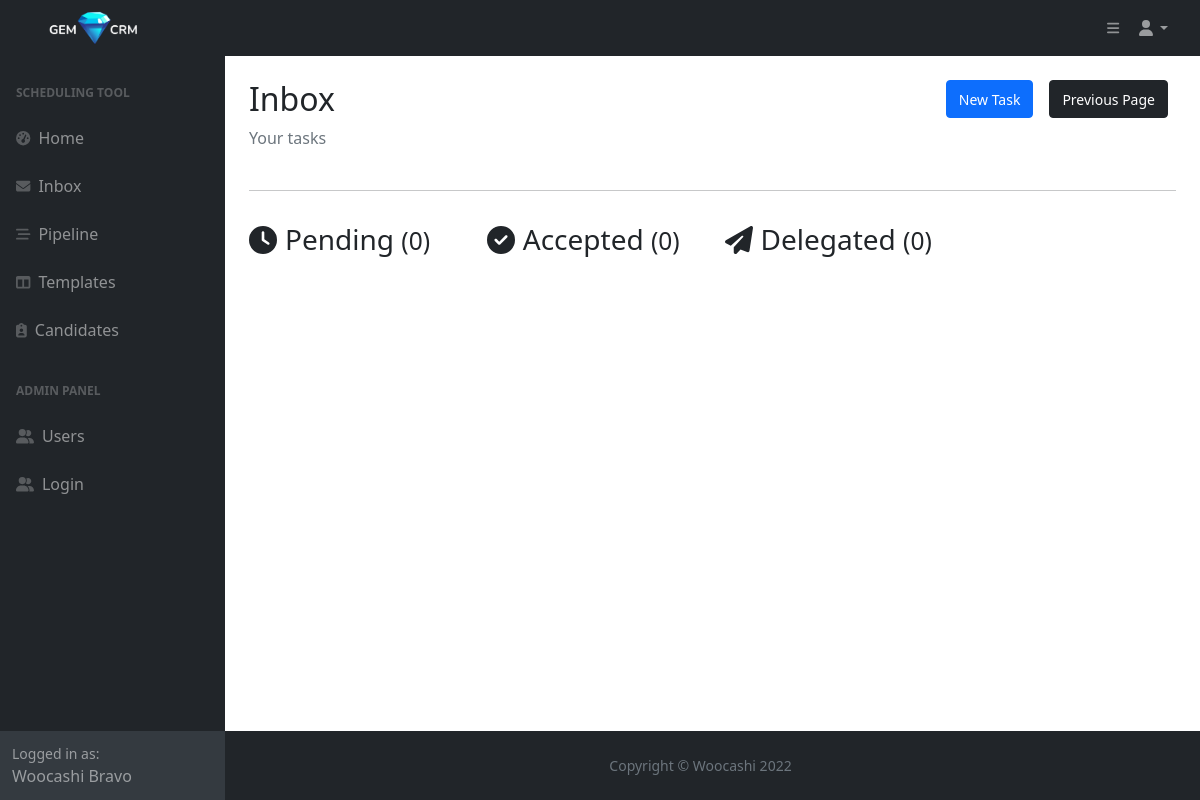
The page /inbox (signed in) on the database as committed earlier.
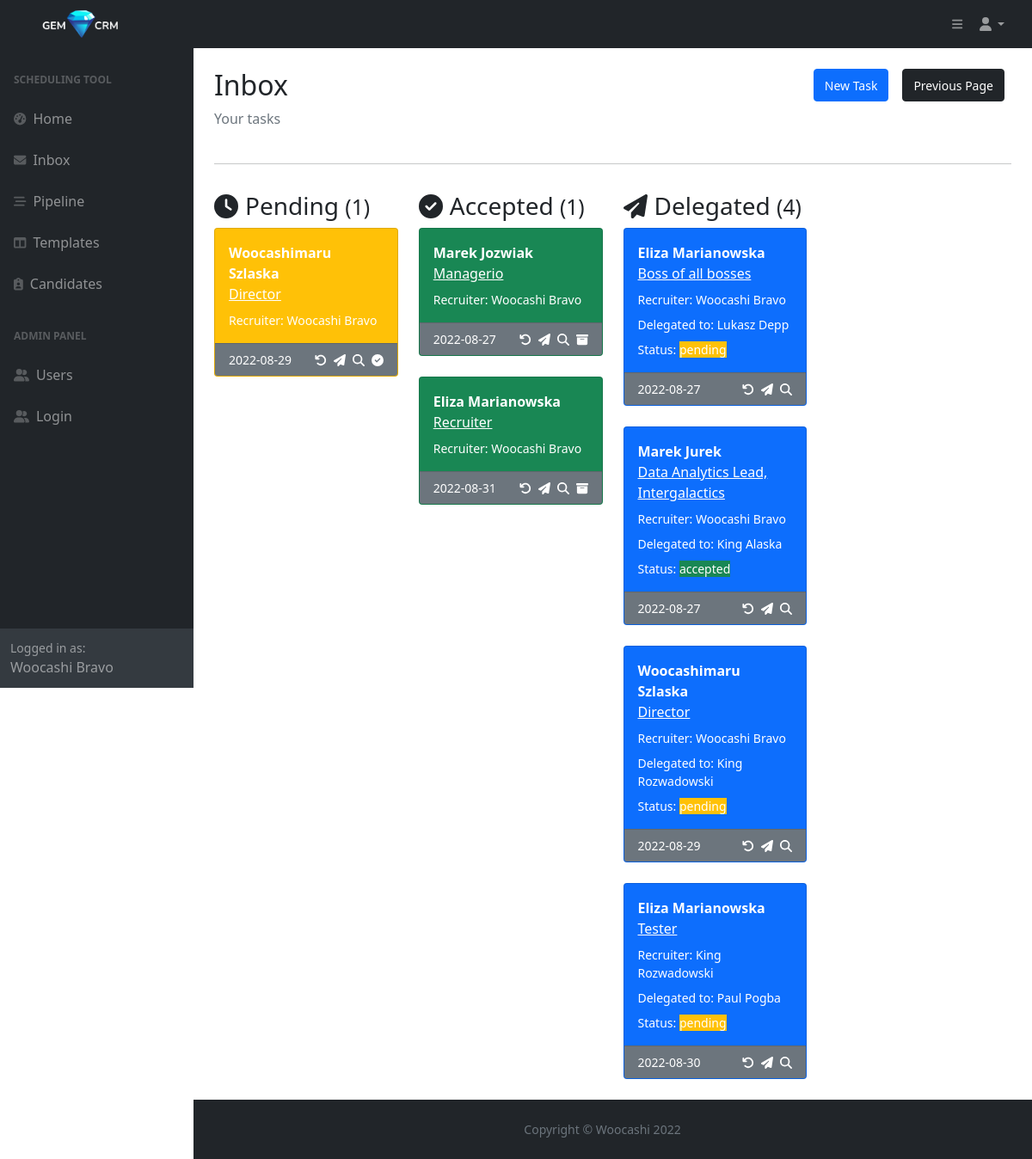
The same page on the database as committed later.
### main.py (models this page shows)
class Task(db.Model, Base):
    __tablename__="tasks"
    id = db.Column(db.Integer, primary_key=True)
    sender_id = Column(Integer, ForeignKey('users.id'), nullable=False)
    recipient_id = Column(Integer, ForeignKey('users.id'), nullable=False)
    delegate_id = Column(Integer, ForeignKey('users.id'), nullable=False)
    from_user = relationship("User", foreign_keys=[sender_id], back_populates="tasks_sent")
    to_user = relationship("User", foreign_keys=[recipient_id], back_populates="tasks_received")
    candidate_id = Column(Integer, ForeignKey('candidates.id'))
    candidate = relationship("Candidate", foreign_keys=[candidate_id], back_populates="tasks")
    interviewers = db.Column(db.String, nullable=False)
    role = db.Column(db.String, nullable=False)
    recruiter_notes = db.Column(db.Text, nullable=True)
    date_sent = db.Column(db.Date, nullable=False)
    date_received = db.Column(db.Date, nullable=True)
    date_completed = db.Column(db.Date, nullable=True)
    status = db.Column(db.String, nullable=False)
    is_archived = db.Column(db.Boolean, nullable=False)
    delegated_by = relationship("User", foreign_keys=[delegate_id], back_populates="tasks_delegated")
    interview_date = db.Column(db.Date, nullable=True)
    interview_time = db.Column(db.Time, nullable=True)
    scheduler_notes = db.Column(db.Text, nullable=True)
    time_completed = db.Column(db.Time, nullable=True)
    pipeline_status = db.Column(db.String, nullable=False)
    message = relationship("Message", primaryjoin="Message.task_id==Task.id", back_populates="task")

class Candidate(db.Model, Base):
    __tablename__="candidates"
    id = db.Column(db.Integer, primary_key=True)
    first_name = db.Column(db.String, nullable=False)
    last_name = db.Column(db.String, nullable=False)
    full_name = db.Column(db.String, nullable=False)
    email = db.Column(db.String, nullable=False, unique=True)
    phone = db.Column(db.String, nullable=False)
    cv = db.Column(db.String, nullable=True)
    owner_id = Column(Integer, ForeignKey('users.id'))
    created_by = relationship("User", back_populates="candidates")
    created_date = db.Column(db.Date, nullable=False)
    tasks = relationship("Task", back_populates="candidate")
    message = relationship("Message", primaryjoin="Message.candidate_id==Candidate.id", back_populates="candidate")

class User(db.Model, UserMixin, Base):
    __tablename__="users"
    id = db.Column(db.Integer, primary_key=True)
    first_name = db.Column(db.String, nullable=False)
    last_name = db.Column(db.String, nullable=False)
    full_name = db.Column(db.String, nullable=False)
    email = db.Column(db.String, nullable=False, unique=True)
    phone = db.Column(db.String, nullable=False)
    type = db.Column(db.String, nullable=False)
    password = db.Column(db.String, nullable=False)
    templates = relationship("Template", back_populates="created_by")
    candidates = relationship("Candidate", back_populates="created_by")
    tasks_sent = relationship("Task", primaryjoin="User.id==Task.sender_id", back_populates="from_user")
    tasks_received = relationship("Task", primaryjoin="User.id==Task.recipient_id", back_populates="to_user")
    tasks_delegated = relationship("Task", primaryjoin="User.id==Task.delegate_id", back_populates="delegated_by")
    message = relationship("Message", primaryjoin="Message.user_id==User.id", back_populates="user")

### main.py (the view)
@app.route('/inbox')
@login_required
def inbox():
    user_tasks = Task.query.filter_by(recipient_id=current_user.id).all()
    new_task_form = NewTaskForm()
    return render_template('inbox.html', user_tasks=user_tasks, tasks_count=get_tasks_count(), current_user=current_user, delegated_tasks=get_delegations(), new_task_form=new_task_form)

### main.py (called while the page is built)
@login_manager.user_loader
def load_user(user_id):
    try:
        return User.query.get(user_id)
    except:
        return None

def get_tasks_count():
    delegations = Task.query.filter_by(delegate_id=current_user.id).all()
    delegated_list = []
    for task in delegations:
        if task.delegate_id == current_user.id and task.recipient_id != current_user.id:
            delegated_list.append(task)
    delegated_count = len(delegated_list)
    accepted_count = len(Task.query.filter_by(recipient_id=current_user.id, status="accepted", pipeline_status="pending").all())
    pending_count = len(Task.query.filter_by(recipient_id=current_user.id, status="pending").all())
    tasks_count = {
        "accepted": accepted_count,
        "pending": pending_count,
        "delegated": delegated_count,
    }
    return tasks_count

def get_delegations():
    delegations = Task.query.filter_by(delegate_id=current_user.id).all()
    return delegations

### templates/inbox.html (shortened to what the changed rows need)
{% import "bootstrap/wtf.html" as wtf %}
{% include "header.html" %}
                <main>
                    <div class="container-fluid px-4">
                        <div class="row d-flex justify-content-between">
                            <div class="col">
                                <h2 class="mt-4">Inbox</h2>
                            </div>
                        </div>
                        <div class="row">
                            {% if user_tasks %}
	                        <div class="col-xl-3">
                                <h3 class="mt-3"><i class="fa-solid fa-clock me-2"></i>Pending <small>({{ tasks_count.pending }})</small></h3>
                                {% for task in user_tasks: %}
                                {% if task.status == "pending" and task.is_archived == False %}
                                <div class="card bg-warning text-white mb-4">
                                    <div class="card-body">
                                        <div class="row">
                                            <strong>{{ task.candidate.full_name }}</strong>
                                            <u>{{ task.role}}</u>
                                        </div>
                                        <div class="row mt-2">
                                            <span class="small"> Recruiter: {{task.from_user.full_name}}</span>
                                        </div>
                                    </div>
                                    <div class="card-footer d-flex align-items-center justify-content-between bg-secondary">
                                        <div class="d-flex align-items-center justify-content-start">
                                            <span class="small">{{task.date_sent}}</span>
                                        </div>
                                        <div class="d-flex align-items-center justify-content-end">
                                            <a class="small text-white ms-2" href="#" title="Return to sender">
                                            <i class="fa-solid fa-arrow-rotate-left"></i>
                                            </a>
                                            <a class="small text-white ms-2" href="{{url_for('task_delegate', task_id=task.id)}}" title="Delegate">
                                                <i class="fa-solid fa-paper-plane"></i>
                                            </a>
                                            <a class="small text-white ms-2" href="{{url_for('check_task_details', task_id=task.id)}}" title="Check details">
                                                <i class="fa-solid fa-magnifying-glass"></i>
                                            </a>
                                            <a class="small text-white ms-2" href="{{url_for('task_accept', task_id=task.id)}}" title="Accept task">
                                                <i class="fa-solid fa-circle-check"></i>
                                            </a>
                                        </div>
                                    </div>
                                </div>
                                {% endif %}
                                {% endfor %}
                            </div>
                            <div class="col-xl-3">
                                <h3 class="mt-3"><i class="fa-solid fa-circle-check me-2"></i>Accepted <small>({{ tasks_count.accepted }})</small></h3>
                                {% for task in user_tasks: %}
                                {% if task.status == "accepted" and task.pipeline_status != "completed" and task.is_archived == False: %}
                                <div class="card bg-success text-white mb-4">
                                    <div class="card-body">
                                        <div class="row">
                                            <strong>{{ task.candidate.full_name }}</strong>
                                            <u>{{ task.role}}</u>
                                        </div>
                                        <div class="row mt-2">
                                            <span class="small"> Recruiter: {{task.from_user.full_name}}</span>
                                        </div>
                                    </div>
                                    <div class="card-footer d-flex align-items-center justify-content-between bg-secondary">
                                        <div class="d-flex align-items-center justify-content-start">
                                            <span class="small">{{task.date_sent}}</span>
                                        </div>
                                        <div class="d-flex align-items-center justify-content-end">
                                            <a class="small text-white ms-2" href="#" title="Return to sender">
                                                <i class="fa-solid fa-arrow-rotate-left"></i>
                                            </a>
                                            <a class="small text-white ms-2" href="{{url_for('task_delegate', task_id=task.id)}}" title="Delegate">
                                                <i class="fa-solid fa-paper-plane"></i>
                                            </a>
                                            <a class="small text-white ms-2" href="{{url_for('check_task_details', task_id=task.id)}}" title="Check details">
                                                <i class="fa-solid fa-magnifying-glass"></i>
                                            </a>
                                            <a class="small text-white ms-2" href="#" title="Archive task">
                                                <i class="fa-solid fa-box-archive"></i>
                                            </a>
                                        </div>
                                    </div>
                                </div>
                                {% endif %}
                                {% endfor %}
                            </div>
                            <div class="col-xl-3">
                                <h3 class="mt-3"><i class="fa-solid fa-paper-plane me-2"></i>Delegated <small>({{ tasks_count.delegated }})</small></h3>
                                {% for task in delegated_tasks: %}
                                {% if task.delegate_id == current_user.id and task.recipient_id != current_user.id and task.is_archived == False: %}
                                <div class="card bg-primary text-white mb-4">
                                    <div class="card-body">
                                        <div class="row">
                                            <strong>{{ task.candidate.full_name }}</strong>
                                            <u>{{ task.role}}</u>
                                        </div>
                                        <div class="row mt-2">
                                            <span class="small"> Recruiter: {{task.from_user.full_name}}</span>
                                        </div>
                                        <div class="row mt-2">
                                            <span class="small"> Delegated to: {{task.to_user.full_name}}</span>
                                        </div>
                                        {% if task.status == "pending" %}
                                        <div class="row mt-2">
                                            <span class="small"> Status: <span class="bg-warning">{{task.status}}</span></span>
                                        </div>
                                        {% elif task.status == "accepted" %}
                                        <div class="row mt-2">
                                            <span class="small"> Status: <span class="bg-success">{{task.status}}</span></span>
                                        </div>
                                        {% endif %}
                                    </div>
                                    <div class="card-footer d-flex align-items-center justify-content-between bg-secondary">
                                        <div class="d-flex align-items-center justify-content-start">
                                            <span class="small">{{task.date_sent}}</span>
                                        </div>
                                        <div class="d-flex align-items-center justify-content-end">
                                            <a class="small text-white ms-2" href="#" title="Return to sender">
                                            <i class="fa-solid fa-arrow-rotate-left"></i>
                                            </a>
                                            <a class="small text-white ms-2" href="{{url_for('task_delegate', task_id=task.id)}}" title="Delegate">
                                                <i class="fa-solid fa-paper-plane"></i>
                                            </a>
                                            <a class="small text-white ms-2" href="{{url_for('check_task_details', task_id=task.id)}}" title="Check details">
                                                <i class="fa-solid fa-magnifying-glass"></i>
                                            </a>
                                        </div>
                                    </div>
                                </div>
                                {% endif %}
                                {% endfor %}
                            {% else %}
                            <div>You don't have any tasks yet!</div>
                            {% endif %}
                        </div>
                    </div>
                    </div>
                </main>
{% include 'footer.html' %}

Rows that differ between the two databases and show on the page:
added Task: candidate.full_name "Woocashimaru Szlaska", role "Director", from_user.full_name "Woocashi Bravo", date_sent "2022-08-29", shown under "Pending (1)"
added Task: candidate.full_name "Marek Jozwiak", role "Managerio", from_user.full_name "Woocashi Bravo", date_sent "2022-08-27", shown under "Accepted (1)"
added Task: candidate.full_name "Eliza Marianowska", role "Recruiter", from_user.full_name "Woocashi Bravo", date_sent "2022-08-31", shown under "Accepted (1)"
added Task: candidate.full_name "Eliza Marianowska", role "Boss of all bosses", from_user.full_name "Woocashi Bravo", to_user.full_name "Lukasz Depp", status "pending", date_sent "2022-08-27", shown under "Delegated (4)"
added Task: candidate.full_name "Marek Jurek", role "Data Analytics Lead, Intergalactics", from_user.full_name "Woocashi Bravo", to_user.full_name "King Alaska", status "accepted", date_sent "2022-08-27", shown under "Delegated (4)"
added Task: candidate.full_name "Woocashimaru Szlaska", role "Director", from_user.full_name "Woocashi Bravo", to_user.full_name "King Rozwadowski", status "pending", date_sent "2022-08-29", shown under "Delegated (4)"
added Task: candidate.full_name "Eliza Marianowska", role "Tester", from_user.full_name "King Rozwadowski", to_user.full_name "Paul Pogba", status "pending", date_sent "2022-08-30", shown under "Delegated (4)"
Other text that changed with them:
{{ tasks_count.pending }}: "0" → "1"
{{ tasks_count.accepted }}: "0" → "1"
{{ tasks_count.delegated }}: "0" → "4"
